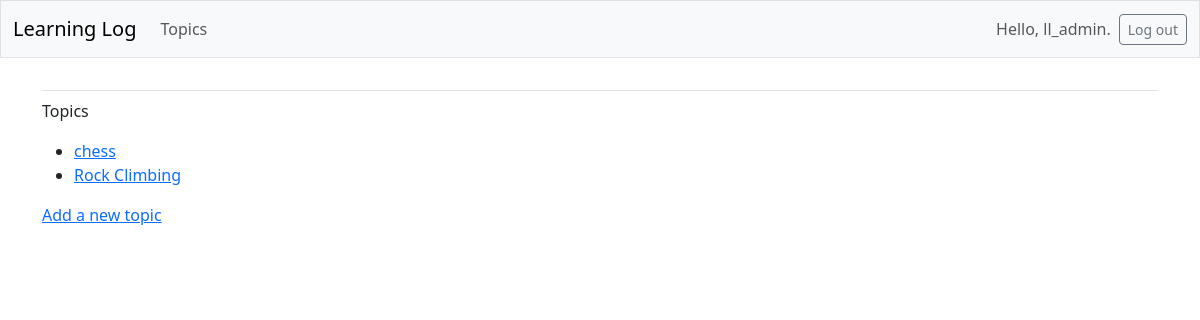
Page /topics (signed in) on the earlier database version.
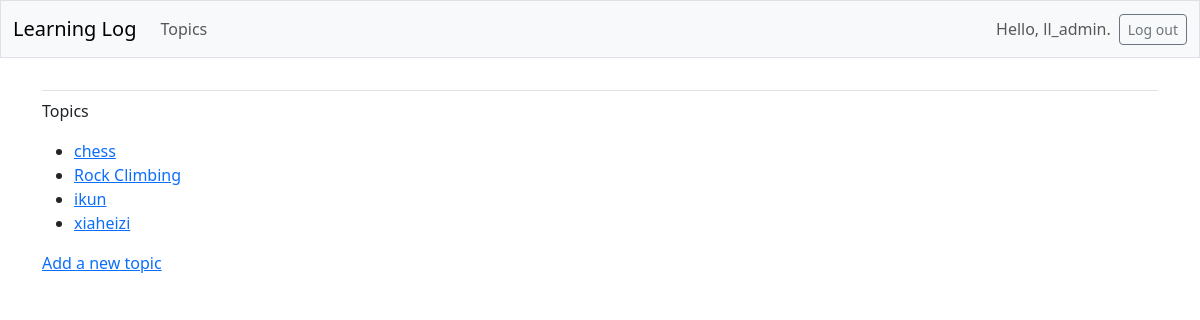
Same page on the later database version.
### learning_logs/models.py (models this page shows, shortened)
class Topic(models.Model):
    text = models.CharField(max_length=200)
    date_added = models.DateTimeField(auto_now_add=True)
    owner = models.ForeignKey(User, on_delete=models.CASCADE)

### learning_logs/views.py (the view)
# urls.py: path('topics', views.topics, name='topics'),
@login_required()
def topics(request):
    topics = Topic.objects.filter(owner=request.user).order_by('date_added')
    context = {'topics': topics}
    return render(request, 'learning_logs/topics.html', context)

### learning_logs/templates/learning_logs/topics.html
{% extends 'learning_logs/base.html' %}
{% block content %}
<p>Topics</p>
<ul>
    {% for topic in topics %}
        <li>
            <a href="{% url 'learning_logs:topic' topic.id %}">
                {{ topic.text }}</a>
            </li>
    {% empty %}
        <li>No topics have been added yet.</li>
    {% endfor %}
</ul>
    <a href="{% url 'learning_logs:new_topic' %}">Add a new topic</a>
{% endblock %}

### learning_logs/templates/learning_logs/base.html (shortened to what this page needs)
<!doctype html>
<html lang="en">
<head>
  {% load django_bootstrap5 %}
  {% bootstrap_css %}
</head>
<body>
  <nav class="navbar navbar-expand-md navbar-light bg-light mb-4 border">
    <div class="container-fluid">
      <a class="navbar-brand" href="{% url 'learning_logs:index' %}">
          Learning Log</a>
      <div class="collapse navbar-collapse" id="navbarCollapse">
        <ul class="navbar-nav me-auto mb-2 mb-md-0">
          <li class="nav-item">
            <a class="nav-link" href="{% url 'learning_logs:topics' %}">
              Topics</a></li>
        </ul>
        <ul class="navbar-nav ms-auto mb-2 mb-md-0">
          {% if user.is_authenticated %}
            <li class="nav-item">
              <span class="navbar-text me-2">Hello, {{ user.username }}.
                </span></li>
          {% endif %}
        </ul>
        {% if user.is_authenticated %}
          <form action="{% url 'accounts:logout' %}" method='post'>
            <button name='submit' class='btn btn-outline-secondary btn-sm'>
              Log out</button>
          </form>
        {% endif %}
      </div>
    </div>
  </nav>
  <main class="container">
    <div class="pb-2 mb-2 border-bottom">
    </div>
    <div>
      {% block content %}{% endblock content %}
    </div>
  </main>
</body>
</html>

Differences in the rows shown:
added Topic: text "ikun"
added Topic: text "xiaheizi"
